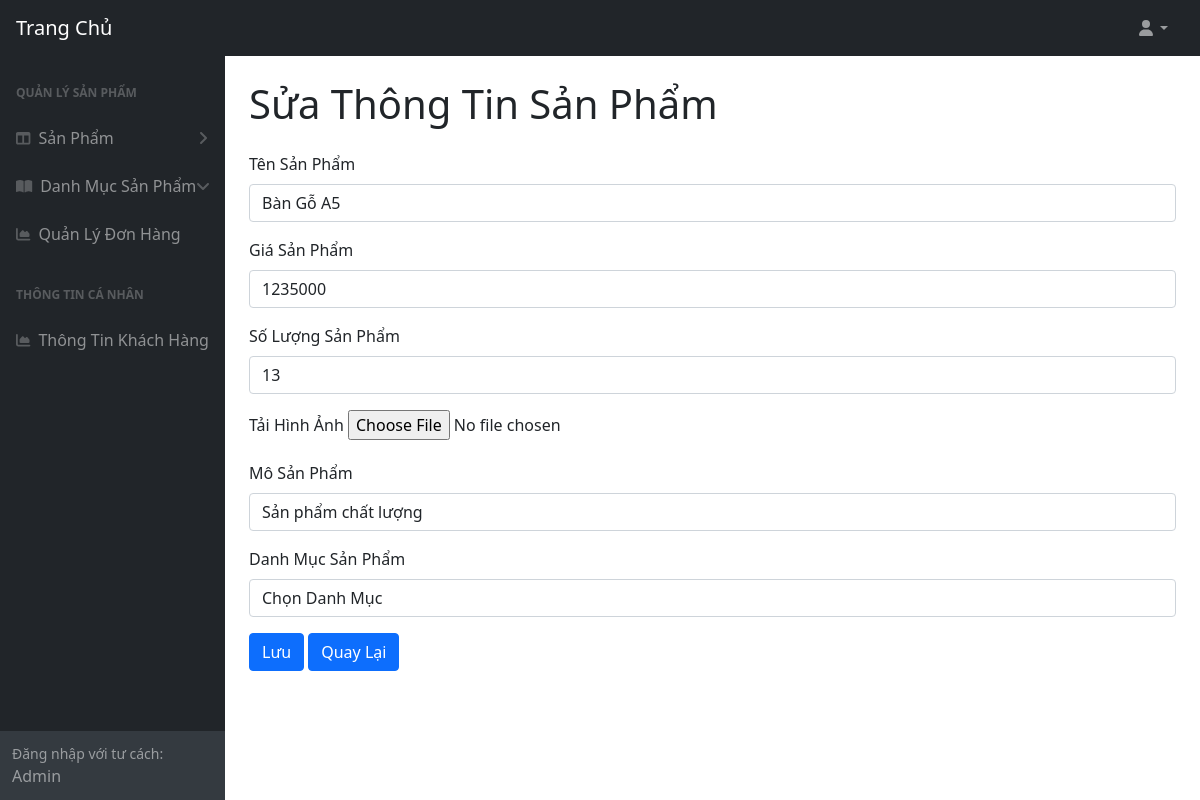
/admin/products/products-edit.php?id=5, run on the app's committed database.
### tables this page shows
CREATE TABLE `products` (
  `id` int(11) NOT NULL,
  `products_name` varchar(255) NOT NULL,
  `price` varchar(255) NOT NULL,
  `amount` varchar(255) NOT NULL,
  `category_id` int(11) NOT NULL,
  `image` varchar(255) NOT NULL,
  `description` text NOT NULL
);

### admin/products/products-edit.php (the view, shortened to what this page needs)
<?php
include '../layouts/db.php';
$id = $_REQUEST['id'];
$sql = "SELECT * FROM `products` WHERE id = '$id'";
$stmt = $conn->query($sql);
$stmt->setFetchMode(PDO::FETCH_OBJ);
$row = $stmt->fetch();
include '../layouts/header.php';
include '../layouts/sidebar.php';
?>
<div id="layoutSidenav_content">
    <main>
        <div class="container-fluid px-4">
            <h1 class="mt-4">Sửa Thông Tin Sản Phẩm</h1>
            <div class="row">
                <div class="col-lg-12">
                    <form action="" method="post" enctype="multipart/form-data">
                        <div class="mb-3">
                            <label class="form-label">Tên Sản Phẩm</label>
                            <input type="text" name="product_name" class="form-control" value='<?= $row->products_name ?>'>
                        </div>
                        <div class="mb-3">
                            <label class="form-label">Giá Sản Phẩm</label>
                            <input type="price" class="form-control" name="price" value='<?= $row->price ?>'>
                        </div>
                        <div class="mb-3">
                            <label class="form-label">Số Lượng Sản Phẩm</label>
                            <input type="amount" class="form-control" name="amount" value='<?= $row->amount ?>'>
                        </div>
                        <div class="mb-3">
                            <label for="formGroupExampleInput2" class="form-label">Tải Hình Ảnh</label>
                            <input type="file" name="upload_file">
                        </div>
                        <div class="mb-3">
                            <label class="form-label">Mô Sản Phẩm</label>
                            <input type="text" class="form-control" name="description" value='<?= $row->description ?>'>
                        </div>
                        <div class="mb-3">
                            <label for="formGroupExampleInput2" class="form-label">Danh Mục Sản Phẩm</label>
                            <select name="category_id" type="text" class="form-control" id="formGroupExampleInput2" placeholder="Nhập Danh Mục">
                                <option value="#">Chọn Danh Mục</option>
                            </select>
                        </div>
                        <button type="submit" class="btn btn-primary">Lưu</button>
                        <a type="button" href="products-list.php" class="btn btn-primary">Quay Lại</a>
                    </form>
                </div>
            </div>
        </div>
</div>
</body>

### data on the page
products: product_name "Bàn Gỗ A5", price "1235000", amount "13", description "Sản phẩm chất lượng"
